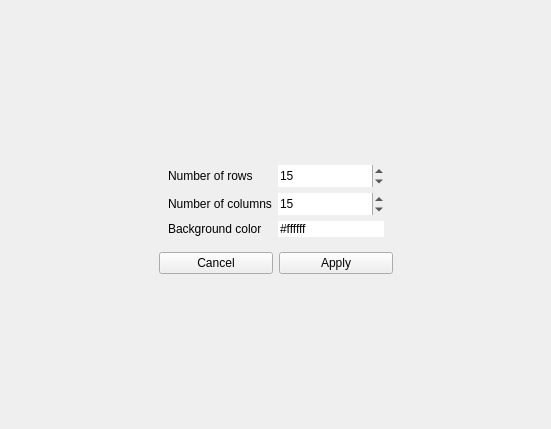
<?xml version="1.0" encoding="UTF-8"?>
<ui version="4.0">
 <class>ProjectForm</class>
 <widget class="QWidget" name="ProjectForm">
  <property name="geometry">
   <rect>
    <x>0</x>
    <y>0</y>
    <width>551</width>
    <height>429</height>
   </rect>
  </property>
  <property name="windowTitle">
   <string>Form</string>
  </property>
  <property name="styleSheet">
   <string notr="true">ProjectForm { background-color: rgba(144, 144, 144,80); }</string>
  </property>
  <layout class="QGridLayout" name="gridLayout">
   <item row="2" column="1">
    <layout class="QHBoxLayout" name="horizontalLayout">
     <item>
      <widget class="QPushButton" name="cancelButton">
       <property name="text">
        <string>Cancel</string>
       </property>
      </widget>
     </item>
     <item>
      <widget class="QPushButton" name="applyButton">
       <property name="text">
        <string>Apply</string>
       </property>
      </widget>
     </item>
    </layout>
   </item>
   <item row="1" column="0">
    <spacer name="horizontalSpacer">
     <property name="orientation">
      <enum>Qt::Horizontal</enum>
     </property>
     <property name="sizeHint" stdset="0">
      <size>
       <width>40</width>
       <height>20</height>
      </size>
     </property>
    </spacer>
   </item>
   <item row="1" column="2">
    <spacer name="horizontalSpacer_2">
     <property name="orientation">
      <enum>Qt::Horizontal</enum>
     </property>
     <property name="sizeHint" stdset="0">
      <size>
       <width>40</width>
       <height>20</height>
      </size>
     </property>
    </spacer>
   </item>
   <item row="3" column="1">
    <spacer name="verticalSpacer">
     <property name="orientation">
      <enum>Qt::Vertical</enum>
     </property>
     <property name="sizeHint" stdset="0">
      <size>
       <width>20</width>
       <height>40</height>
      </size>
     </property>
    </spacer>
   </item>
   <item row="0" column="1">
    <spacer name="verticalSpacer_2">
     <property name="orientation">
      <enum>Qt::Vertical</enum>
     </property>
     <property name="sizeHint" stdset="0">
      <size>
       <width>20</width>
       <height>40</height>
      </size>
     </property>
    </spacer>
   </item>
   <item row="1" column="1">
    <widget class="QFrame" name="form">
     <layout class="QFormLayout" name="formLayout">
      <item row="0" column="0">
       <widget class="QLabel" name="label">
        <property name="text">
         <string>Number of rows</string>
        </property>
       </widget>
      </item>
      <item row="0" column="1">
       <widget class="QSpinBox" name="rowsEdit">
        <property name="frame">
         <bool>false</bool>
        </property>
        <property name="minimum">
         <number>1</number>
        </property>
        <property name="maximum">
         <number>60</number>
        </property>
        <property name="value">
         <number>15</number>
        </property>
       </widget>
      </item>
      <item row="1" column="0">
       <widget class="QLabel" name="label_2">
        <property name="text">
         <string>Number of columns</string>
        </property>
       </widget>
      </item>
      <item row="1" column="1">
       <widget class="QSpinBox" name="columnsEdit">
        <property name="frame">
         <bool>false</bool>
        </property>
        <property name="minimum">
         <number>1</number>
        </property>
        <property name="maximum">
         <number>60</number>
        </property>
        <property name="value">
         <number>15</number>
        </property>
       </widget>
      </item>
      <item row="2" column="0">
       <widget class="QLabel" name="label_3">
        <property name="text">
         <string>Background color</string>
        </property>
       </widget>
      </item>
      <item row="2" column="1">
       <widget class="QLineEdit" name="BGColorEdit">
        <property name="inputMask">
         <string>\#hhhhhh</string>
        </property>
        <property name="text">
         <string>#ffffff</string>
        </property>
        <property name="frame">
         <bool>false</bool>
        </property>
        <property name="cursorPosition">
         <number>7</number>
        </property>
       </widget>
      </item>
     </layout>
    </widget>
   </item>
  </layout>
 </widget>
 <resources/>
 <connections/>
</ui>
